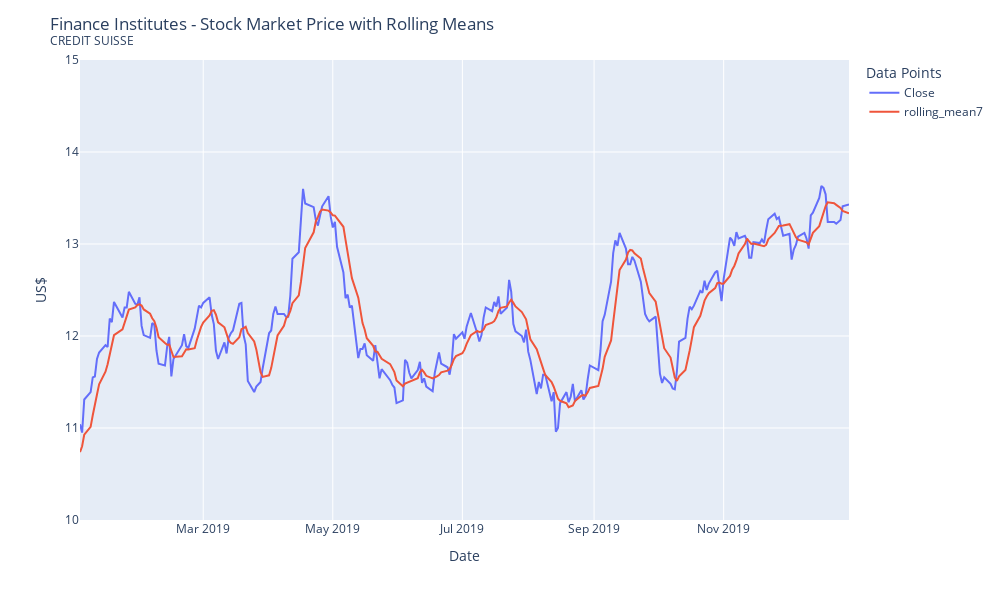

Notebook code for this chart:
### Code cell
import plotly.express as px
df= dataX[(dataX['Date'] > "2019-01-01") & (dataX['Date'] < "2019-12-31")]
#df.info()

# Create Line plot
fig = px.line(df, x=df['Date'], y=['Close', 'rolling_mean7'])


# Setup Layout
fig.update_layout(
    title="Finance Institutes - Stock Market Price with Rolling Means <br><sup>CREDIT SUISSE</sup>",
    legend_title="Data Points",
    yaxis_title='US$',
    width=1000, height=600,
    yaxis_range = (10,15))

# Display the plot
fig.show()

### Figure 1 — Plotly figure (JSON) as saved in the notebook; plotly's stock layout.template omitted (floating-point values rounded to 4 significant figures; data arrays with more than 128 entries replaced by an {"elided": "..."} marker saying what was removed)
{"data": [{"hovertemplate": "variable=Close<br>Date=%{x}<br>value=%{y}<extra></extra>", "legendgroup": "Close", "line": {"color": "#636efa", "dash": "solid"}, "marker": {"symbol": "circle"}, "mode": "lines", "name": "Close", "orientation": "v", "showlegend": true, "type": "scatter", "x": {"elided": "251 str values"}, "xaxis": "x", "y": {"elided": "251 float values"}, "yaxis": "y"}, {"hovertemplate": "variable=rolling_mean7<br>Date=%{x}<br>value=%{y}<extra></extra>", "legendgroup": "rolling_mean7", "line": {"color": "#EF553B", "dash": "solid"}, "marker": {"symbol": "circle"}, "mode": "lines", "name": "rolling_mean7", "orientation": "v", "showlegend": true, "type": "scatter", "x": {"elided": "251 str values"}, "xaxis": "x", "y": {"elided": "251 float values"}, "yaxis": "y"}], "layout": {"height": 600, "legend": {"title": {"text": "Data Points"}, "tracegroupgap": 0}, "margin": {"t": 60}, "title": {"text": "Finance Institutes - Stock Market Price with Rolling Means <br><sup>CREDIT SUISSE</sup>"}, "width": 1000, "xaxis": {"anchor": "y", "domain": [0, 1], "title": {"text": "Date"}}, "yaxis": {"anchor": "x", "domain": [0, 1], "range": [10, 15], "title": {"text": "US$"}}}}
